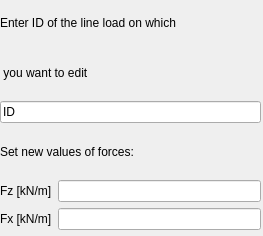
<?xml version="1.0" encoding="UTF-8"?>
<ui version="4.0">
 <class>DeleteSupportsLayout</class>
 <widget class="QWidget" name="DeleteSupportsLayout">
  <property name="geometry">
   <rect>
    <x>0</x>
    <y>0</y>
    <width>263</width>
    <height>236</height>
   </rect>
  </property>
  <property name="windowTitle">
   <string>Form</string>
  </property>
  <widget class="QWidget" name="verticalLayoutWidget">
   <property name="geometry">
    <rect>
     <x>0</x>
     <y>0</y>
     <width>261</width>
     <height>230</height>
    </rect>
   </property>
   <layout class="QVBoxLayout" name="verticalLayout">
    <item>
     <layout class="QVBoxLayout" name="mainLayout">
      <item>
       <widget class="QLabel" name="label_2">
        <property name="text">
         <string>Enter ID of the line load on which</string>
        </property>
       </widget>
      </item>
      <item>
       <widget class="QLabel" name="label_3">
        <property name="text">
         <string> you want to edit</string>
        </property>
       </widget>
      </item>
      <item>
       <widget class="QLineEdit" name="lineLineLoadtToEditLineEdit">
        <property name="text">
         <string>ID</string>
        </property>
       </widget>
      </item>
      <item>
       <widget class="QLabel" name="label">
        <property name="text">
         <string>Set new values of forces:</string>
        </property>
       </widget>
      </item>
      <item>
       <layout class="QGridLayout" name="gridLayout_2">
        <item row="1" column="0">
         <widget class="QLabel" name="label_4">
          <property name="text">
           <string>Fz [kN/m]</string>
          </property>
         </widget>
        </item>
        <item row="3" column="1">
         <widget class="QLineEdit" name="newFxLineEdit"/>
        </item>
        <item row="3" column="0">
         <widget class="QLabel" name="label_7">
          <property name="text">
           <string>Fx [kN/m]</string>
          </property>
         </widget>
        </item>
        <item row="1" column="1">
         <widget class="QLineEdit" name="newFzLineEdit"/>
        </item>
       </layout>
      </item>
     </layout>
    </item>
   </layout>
  </widget>
 </widget>
 <resources/>
 <connections/>
</ui>
